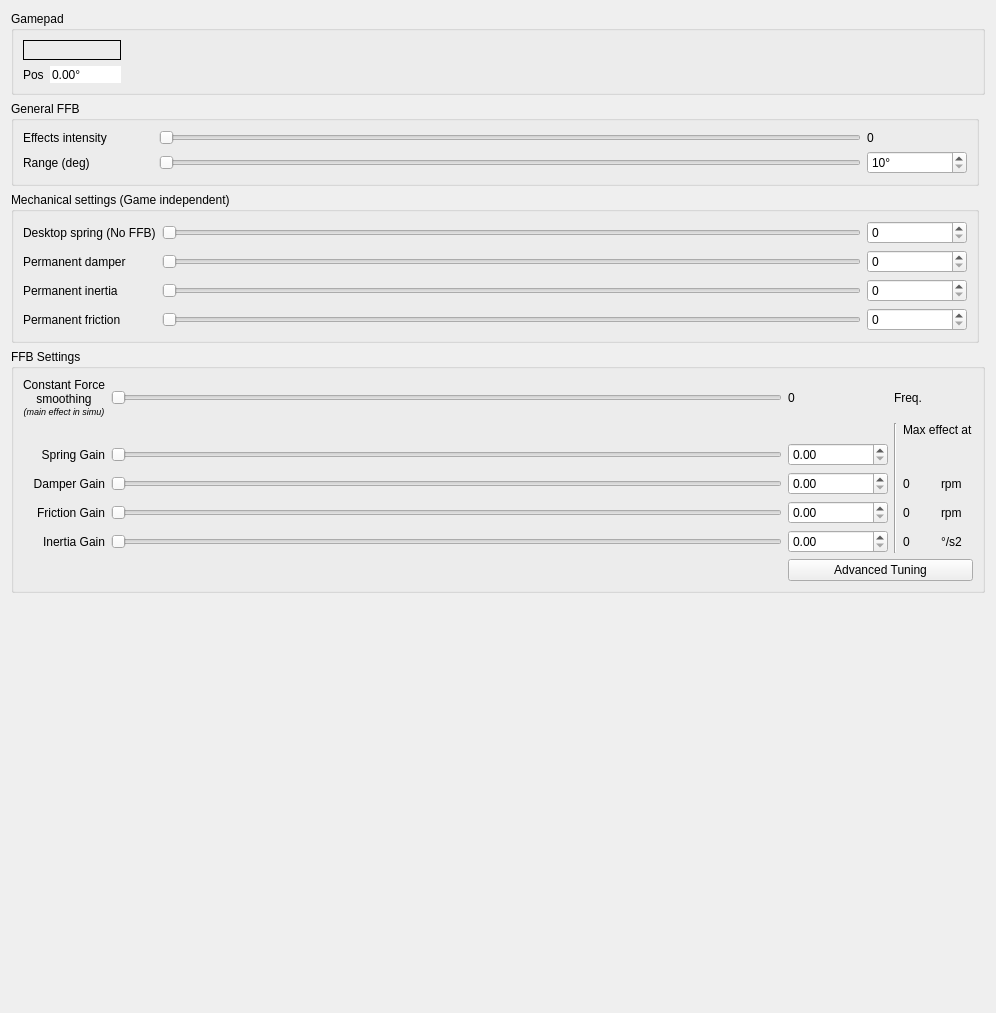
<?xml version="1.0" encoding="UTF-8"?>
<ui version="4.0">
 <class>Form</class>
 <widget class="QWidget" name="Form">
  <property name="geometry">
   <rect>
    <x>0</x>
    <y>0</y>
    <width>996</width>
    <height>1013</height>
   </rect>
  </property>
  <property name="windowTitle">
   <string>Form</string>
  </property>
  <layout class="QGridLayout" name="gridLayout_5">
   <item row="0" column="0" colspan="2">
    <widget class="QGroupBox" name="groupBox_3">
     <property name="sizePolicy">
      <sizepolicy hsizetype="Preferred" vsizetype="Maximum">
       <horstretch>0</horstretch>
       <verstretch>1</verstretch>
      </sizepolicy>
     </property>
     <property name="title">
      <string>Gamepad</string>
     </property>
     <layout class="QGridLayout" name="gridLayout">
      <item row="0" column="0">
       <widget class="QLabel" name="label">
        <property name="sizePolicy">
         <sizepolicy hsizetype="Fixed" vsizetype="Fixed">
          <horstretch>0</horstretch>
          <verstretch>0</verstretch>
         </sizepolicy>
        </property>
        <property name="maximumSize">
         <size>
          <width>120</width>
          <height>120</height>
         </size>
        </property>
        <property name="frameShape">
         <enum>QFrame::Shape::Box</enum>
        </property>
        <property name="text">
         <string/>
        </property>
        <property name="pixmap">
         <pixmap>wheel.jpg</pixmap>
        </property>
        <property name="scaledContents">
         <bool>true</bool>
        </property>
        <property name="alignment">
         <set>Qt::AlignmentFlag::AlignBottom|Qt::AlignmentFlag::AlignHCenter</set>
        </property>
       </widget>
      </item>
      <item row="0" column="1">
       <spacer name="horizontalSpacer">
        <property name="orientation">
         <enum>Qt::Orientation::Horizontal</enum>
        </property>
        <property name="sizeHint" stdset="0">
         <size>
          <width>40</width>
          <height>20</height>
         </size>
        </property>
       </spacer>
      </item>
      <item row="1" column="0">
       <layout class="QHBoxLayout" name="horizontalLayout">
        <item>
         <widget class="QLabel" name="label_15">
          <property name="text">
           <string>Pos</string>
          </property>
         </widget>
        </item>
        <item>
         <widget class="QDoubleSpinBox" name="doubleSpinBox_curdeg">
          <property name="enabled">
           <bool>true</bool>
          </property>
          <property name="sizePolicy">
           <sizepolicy hsizetype="Minimum" vsizetype="Preferred">
            <horstretch>0</horstretch>
            <verstretch>0</verstretch>
           </sizepolicy>
          </property>
          <property name="maximumSize">
           <size>
            <width>90</width>
            <height>16777215</height>
           </size>
          </property>
          <property name="frame">
           <bool>false</bool>
          </property>
          <property name="readOnly">
           <bool>true</bool>
          </property>
          <property name="buttonSymbols">
           <enum>QAbstractSpinBox::ButtonSymbols::NoButtons</enum>
          </property>
          <property name="keyboardTracking">
           <bool>false</bool>
          </property>
          <property name="prefix">
           <string/>
          </property>
          <property name="suffix">
           <string>°</string>
          </property>
          <property name="minimum">
           <double>-9223372036854775808.000000000000000</double>
          </property>
          <property name="maximum">
           <double>9223372036854775808.000000000000000</double>
          </property>
          <property name="value">
           <double>0.000000000000000</double>
          </property>
         </widget>
        </item>
       </layout>
      </item>
     </layout>
    </widget>
   </item>
   <item row="5" column="0" colspan="2">
    <spacer name="verticalSpacer">
     <property name="orientation">
      <enum>Qt::Orientation::Vertical</enum>
     </property>
     <property name="sizeHint" stdset="0">
      <size>
       <width>20</width>
       <height>40</height>
      </size>
     </property>
    </spacer>
   </item>
   <item row="3" column="0" rowspan="2" colspan="2">
    <widget class="QGroupBox" name="groupBox_2">
     <property name="sizePolicy">
      <sizepolicy hsizetype="Preferred" vsizetype="Preferred">
       <horstretch>0</horstretch>
       <verstretch>0</verstretch>
      </sizepolicy>
     </property>
     <property name="title">
      <string>FFB Settings</string>
     </property>
     <layout class="QGridLayout" name="gridLayout_2">
      <item row="5" column="3">
       <widget class="QSlider" name="horizontalSlider_inertia">
        <property name="toolTip">
         <string>&lt;html&gt;&lt;head/&gt;&lt;body&gt;&lt;p&gt;Intensity of inertia effect&lt;/p&gt;&lt;/body&gt;&lt;/html&gt;</string>
        </property>
        <property name="maximum">
         <number>255</number>
        </property>
        <property name="pageStep">
         <number>4</number>
        </property>
        <property name="value">
         <number>0</number>
        </property>
        <property name="sliderPosition">
         <number>0</number>
        </property>
        <property name="orientation">
         <enum>Qt::Orientation::Horizontal</enum>
        </property>
       </widget>
      </item>
      <item row="4" column="0">
       <widget class="QLabel" name="label_12">
        <property name="toolTip">
         <string>&lt;html&gt;&lt;head/&gt;&lt;body&gt;&lt;p&gt;Intensity of friction effect&lt;/p&gt;&lt;/body&gt;&lt;/html&gt;</string>
        </property>
        <property name="frameShape">
         <enum>QFrame::Shape::NoFrame</enum>
        </property>
        <property name="frameShadow">
         <enum>QFrame::Shadow::Raised</enum>
        </property>
        <property name="text">
         <string>Friction Gain</string>
        </property>
        <property name="alignment">
         <set>Qt::AlignmentFlag::AlignRight|Qt::AlignmentFlag::AlignTrailing|Qt::AlignmentFlag::AlignVCenter</set>
        </property>
       </widget>
      </item>
      <item row="2" column="3">
       <widget class="QSlider" name="horizontalSlider_spring">
        <property name="toolTip">
         <string>&lt;html&gt;&lt;head/&gt;&lt;body&gt;&lt;p&gt;Intensity of spring effects&lt;/p&gt;&lt;/body&gt;&lt;/html&gt;</string>
        </property>
        <property name="maximum">
         <number>255</number>
        </property>
        <property name="pageStep">
         <number>4</number>
        </property>
        <property name="value">
         <number>0</number>
        </property>
        <property name="sliderPosition">
         <number>0</number>
        </property>
        <property name="orientation">
         <enum>Qt::Orientation::Horizontal</enum>
        </property>
       </widget>
      </item>
      <item row="4" column="7">
       <widget class="QLabel" name="label_4">
        <property name="text">
         <string>rpm</string>
        </property>
       </widget>
      </item>
      <item row="5" column="0">
       <widget class="QLabel" name="label_7">
        <property name="toolTip">
         <string>&lt;html&gt;&lt;head/&gt;&lt;body&gt;&lt;p&gt;Intensity of inertia effects&lt;/p&gt;&lt;/body&gt;&lt;/html&gt;</string>
        </property>
        <property name="frameShape">
         <enum>QFrame::Shape::NoFrame</enum>
        </property>
        <property name="frameShadow">
         <enum>QFrame::Shadow::Raised</enum>
        </property>
        <property name="text">
         <string>Inertia Gain</string>
        </property>
        <property name="alignment">
         <set>Qt::AlignmentFlag::AlignRight|Qt::AlignmentFlag::AlignTrailing|Qt::AlignmentFlag::AlignVCenter</set>
        </property>
       </widget>
      </item>
      <item row="1" column="6" colspan="2">
       <widget class="QLabel" name="label_8">
        <property name="text">
         <string>Max effect at</string>
        </property>
       </widget>
      </item>
      <item row="3" column="3">
       <widget class="QSlider" name="horizontalSlider_damper">
        <property name="toolTip">
         <string>&lt;html&gt;&lt;head/&gt;&lt;body&gt;&lt;p&gt;Centering force when FFB is inactive&lt;/p&gt;&lt;/body&gt;&lt;/html&gt;</string>
        </property>
        <property name="maximum">
         <number>255</number>
        </property>
        <property name="pageStep">
         <number>4</number>
        </property>
        <property name="value">
         <number>0</number>
        </property>
        <property name="sliderPosition">
         <number>0</number>
        </property>
        <property name="orientation">
         <enum>Qt::Orientation::Horizontal</enum>
        </property>
       </widget>
      </item>
      <item row="2" column="4">
       <widget class="QDoubleSpinBox" name="doubleSpinBox_spring">
        <property name="minimumSize">
         <size>
          <width>100</width>
          <height>0</height>
         </size>
        </property>
        <property name="keyboardTracking">
         <bool>false</bool>
        </property>
        <property name="decimals">
         <number>2</number>
        </property>
        <property name="maximum">
         <double>4.000000000000000</double>
        </property>
        <property name="singleStep">
         <double>0.010000000000000</double>
        </property>
       </widget>
      </item>
      <item row="4" column="4">
       <widget class="QDoubleSpinBox" name="doubleSpinBox_friction">
        <property name="minimumSize">
         <size>
          <width>100</width>
          <height>0</height>
         </size>
        </property>
        <property name="keyboardTracking">
         <bool>false</bool>
        </property>
        <property name="maximum">
         <double>2.000000000000000</double>
        </property>
        <property name="singleStep">
         <double>0.010000000000000</double>
        </property>
       </widget>
      </item>
      <item row="3" column="6">
       <widget class="QLabel" name="label_damper_rpm">
        <property name="text">
         <string>0</string>
        </property>
       </widget>
      </item>
      <item row="2" column="0">
       <widget class="QLabel" name="label_9">
        <property name="toolTip">
         <string>&lt;html&gt;&lt;head/&gt;&lt;body&gt;&lt;p&gt;Intensity of spring effects&lt;/p&gt;&lt;/body&gt;&lt;/html&gt;</string>
        </property>
        <property name="frameShape">
         <enum>QFrame::Shape::NoFrame</enum>
        </property>
        <property name="frameShadow">
         <enum>QFrame::Shadow::Raised</enum>
        </property>
        <property name="text">
         <string>Spring Gain</string>
        </property>
        <property name="alignment">
         <set>Qt::AlignmentFlag::AlignRight|Qt::AlignmentFlag::AlignTrailing|Qt::AlignmentFlag::AlignVCenter</set>
        </property>
       </widget>
      </item>
      <item row="3" column="4">
       <widget class="QDoubleSpinBox" name="doubleSpinBox_damper">
        <property name="minimumSize">
         <size>
          <width>100</width>
          <height>0</height>
         </size>
        </property>
        <property name="keyboardTracking">
         <bool>false</bool>
        </property>
        <property name="maximum">
         <double>2.000000000000000</double>
        </property>
        <property name="singleStep">
         <double>0.010000000000000</double>
        </property>
       </widget>
      </item>
      <item row="1" column="5" rowspan="5">
       <widget class="Line" name="line_2">
        <property name="orientation">
         <enum>Qt::Orientation::Vertical</enum>
        </property>
       </widget>
      </item>
      <item row="3" column="7">
       <widget class="QLabel" name="label_3">
        <property name="text">
         <string>rpm</string>
        </property>
       </widget>
      </item>
      <item row="3" column="0">
       <widget class="QLabel" name="label_10">
        <property name="toolTip">
         <string>&lt;html&gt;&lt;head/&gt;&lt;body&gt;&lt;p&gt;Intensity of damper effect to smooth out acceleration spikes.&lt;/p&gt;&lt;/body&gt;&lt;/html&gt;</string>
        </property>
        <property name="frameShape">
         <enum>QFrame::Shape::NoFrame</enum>
        </property>
        <property name="frameShadow">
         <enum>QFrame::Shadow::Raised</enum>
        </property>
        <property name="text">
         <string>Damper Gain</string>
        </property>
        <property name="alignment">
         <set>Qt::AlignmentFlag::AlignRight|Qt::AlignmentFlag::AlignTrailing|Qt::AlignmentFlag::AlignVCenter</set>
        </property>
       </widget>
      </item>
      <item row="0" column="0">
       <widget class="QLabel" name="label_5">
        <property name="toolTip">
         <string>&lt;html&gt;&lt;head/&gt;&lt;body&gt;&lt;p&gt;Lowpass filter for constant force effect.&lt;/p&gt;&lt;p&gt;Applies only to the CF effect (usually covers all physics based forces for most games) and interpolated between updates.&lt;/p&gt;&lt;p&gt;Use this filter to tune between sharp and smooth forces and to reduce noise. &lt;br/&gt;Frequency should be lower than games FFB update speed.&lt;/p&gt;&lt;/body&gt;&lt;/html&gt;</string>
        </property>
        <property name="frameShape">
         <enum>QFrame::Shape::NoFrame</enum>
        </property>
        <property name="frameShadow">
         <enum>QFrame::Shadow::Raised</enum>
        </property>
        <property name="lineWidth">
         <number>1</number>
        </property>
        <property name="midLineWidth">
         <number>1</number>
        </property>
        <property name="text">
         <string>&lt;html&gt;&lt;head/&gt;&lt;body&gt;&lt;p&gt;Constant Force&lt;br/&gt;smoothing&lt;br/&gt;&lt;span style=&quot; font-size:7pt; font-style:italic;&quot;&gt;(main effect in simu)&lt;/span&gt;&lt;/p&gt;&lt;/body&gt;&lt;/html&gt;</string>
        </property>
        <property name="scaledContents">
         <bool>true</bool>
        </property>
        <property name="alignment">
         <set>Qt::AlignmentFlag::AlignCenter</set>
        </property>
       </widget>
      </item>
      <item row="4" column="6">
       <widget class="QLabel" name="label_friction_rpm">
        <property name="text">
         <string>0</string>
        </property>
       </widget>
      </item>
      <item row="6" column="4" colspan="4">
       <widget class="QPushButton" name="pushButton_advanced_tuning">
        <property name="text">
         <string>Advanced Tuning</string>
        </property>
       </widget>
      </item>
      <item row="4" column="3">
       <widget class="QSlider" name="horizontalSlider_friction">
        <property name="toolTip">
         <string>&lt;html&gt;&lt;head/&gt;&lt;body&gt;&lt;p&gt;Intensity of friction effects&lt;/p&gt;&lt;/body&gt;&lt;/html&gt;</string>
        </property>
        <property name="minimum">
         <number>0</number>
        </property>
        <property name="maximum">
         <number>255</number>
        </property>
        <property name="pageStep">
         <number>4</number>
        </property>
        <property name="value">
         <number>0</number>
        </property>
        <property name="sliderPosition">
         <number>0</number>
        </property>
        <property name="orientation">
         <enum>Qt::Orientation::Horizontal</enum>
        </property>
       </widget>
      </item>
      <item row="5" column="4">
       <widget class="QDoubleSpinBox" name="doubleSpinBox_inertia">
        <property name="minimumSize">
         <size>
          <width>100</width>
          <height>0</height>
         </size>
        </property>
        <property name="keyboardTracking">
         <bool>false</bool>
        </property>
        <property name="maximum">
         <double>2.000000000000000</double>
        </property>
        <property name="singleStep">
         <double>0.010000000000000</double>
        </property>
       </widget>
      </item>
      <item row="5" column="7">
       <widget class="QLabel" name="label_6">
        <property name="text">
         <string>°/s2</string>
        </property>
       </widget>
      </item>
      <item row="5" column="6">
       <widget class="QLabel" name="label_accel">
        <property name="text">
         <string>0</string>
        </property>
       </widget>
      </item>
      <item row="0" column="4">
       <widget class="QLabel" name="label_cffilter">
        <property name="text">
         <string>0</string>
        </property>
       </widget>
      </item>
      <item row="0" column="3">
       <widget class="QSlider" name="horizontalSlider_cffilter">
        <property name="toolTip">
         <string>&lt;html&gt;&lt;head/&gt;&lt;body&gt;&lt;p&gt;Lowpass filter frequency for constant force effect.&lt;/p&gt;&lt;p&gt;Applies only to the CF effect (usually covers all physics based forces for most games) and interpolated between updates.&lt;/p&gt;&lt;p&gt;Use this filter to tune between sharp and smooth forces and to reduce noise. &lt;br/&gt;Should be lower than games FFB update speed.&lt;/p&gt;&lt;/body&gt;&lt;/html&gt;</string>
        </property>
        <property name="minimum">
         <number>10</number>
        </property>
        <property name="maximum">
         <number>500</number>
        </property>
        <property name="pageStep">
         <number>4</number>
        </property>
        <property name="value">
         <number>10</number>
        </property>
        <property name="sliderPosition">
         <number>10</number>
        </property>
        <property name="orientation">
         <enum>Qt::Orientation::Horizontal</enum>
        </property>
       </widget>
      </item>
      <item row="0" column="5" colspan="3">
       <widget class="QLabel" name="label_11">
        <property name="toolTip">
         <string>&lt;html&gt;&lt;head/&gt;&lt;body&gt;&lt;p&gt;Lowpass filter frequency for constant force effect.&lt;/p&gt;&lt;p&gt;Applies only to the CF effect (usually covers all physics based forces for most games) and interpolated between updates.&lt;/p&gt;&lt;p&gt;Use this filter to tune between sharp and smooth forces and to reduce noise. &lt;br/&gt;Should be lower than games FFB update speed.&lt;/p&gt;&lt;/body&gt;&lt;/html&gt;</string>
        </property>
        <property name="text">
         <string>Freq.</string>
        </property>
       </widget>
      </item>
     </layout>
    </widget>
   </item>
   <item row="2" column="0">
    <widget class="QGroupBox" name="groupBox_4">
     <property name="title">
      <string>Mechanical settings (Game independent)</string>
     </property>
     <layout class="QGridLayout" name="gridLayout_6" columnminimumwidth="130,0,0">
      <item row="0" column="0">
       <widget class="QLabel" name="label_17">
        <property name="toolTip">
         <string>&lt;html&gt;&lt;head/&gt;&lt;body&gt;&lt;p&gt;Centering force when FFB is inactive.&lt;/p&gt;&lt;p&gt;Turned off when game effects takes place&lt;/p&gt;&lt;/body&gt;&lt;/html&gt;</string>
        </property>
        <property name="text">
         <string>Desktop spring (No FFB)</string>
        </property>
       </widget>
      </item>
      <item row="0" column="1">
       <widget class="QSlider" name="horizontalSlider_idle">
        <property name="toolTip">
         <string>&lt;html&gt;&lt;head/&gt;&lt;body&gt;&lt;p&gt;Centering force when FFB is inactive&lt;/p&gt;&lt;/body&gt;&lt;/html&gt;</string>
        </property>
        <property name="maximum">
         <number>255</number>
        </property>
        <property name="value">
         <number>0</number>
        </property>
        <property name="sliderPosition">
         <number>0</number>
        </property>
        <property name="orientation">
         <enum>Qt::Orientation::Horizontal</enum>
        </property>
       </widget>
      </item>
      <item row="0" column="2">
       <widget class="QSpinBox" name="spinBox_idlespring">
        <property name="minimumSize">
         <size>
          <width>100</width>
          <height>0</height>
         </size>
        </property>
        <property name="keyboardTracking">
         <bool>false</bool>
        </property>
        <property name="suffix">
         <string/>
        </property>
        <property name="prefix">
         <string/>
        </property>
        <property name="maximum">
         <number>255</number>
        </property>
       </widget>
      </item>
      <item row="1" column="0">
       <widget class="QLabel" name="label_damper">
        <property name="toolTip">
         <string>&lt;html&gt;&lt;head/&gt;&lt;body&gt;&lt;p&gt;Independent damper is an always on damper effect to smooth out acceleration spikes.&lt;/p&gt;&lt;/body&gt;&lt;/html&gt;</string>
        </property>
        <property name="text">
         <string>Permanent damper</string>
        </property>
       </widget>
      </item>
      <item row="1" column="1">
       <widget class="QSlider" name="horizontalSlider_damper_2">
        <property name="toolTip">
         <string>&lt;html&gt;&lt;head/&gt;&lt;body&gt;&lt;p&gt;Independent damper is an always on damper effect to smooth out acceleration spikes&lt;/p&gt;&lt;/body&gt;&lt;/html&gt;</string>
        </property>
        <property name="maximum">
         <number>255</number>
        </property>
        <property name="orientation">
         <enum>Qt::Orientation::Horizontal</enum>
        </property>
       </widget>
      </item>
      <item row="1" column="2">
       <widget class="QSpinBox" name="spinBox_damper">
        <property name="minimumSize">
         <size>
          <width>100</width>
          <height>0</height>
         </size>
        </property>
        <property name="keyboardTracking">
         <bool>false</bool>
        </property>
        <property name="maximum">
         <number>255</number>
        </property>
       </widget>
      </item>
      <item row="2" column="0">
       <widget class="QLabel" name="label_inertia">
        <property name="text">
         <string>Permanent inertia</string>
        </property>
       </widget>
      </item>
      <item row="2" column="1">
       <widget class="QSlider" name="horizontalSlider_inertia_2">
        <property name="maximum">
         <number>255</number>
        </property>
        <property name="orientation">
         <enum>Qt::Orientation::Horizontal</enum>
        </property>
       </widget>
      </item>
      <item row="2" column="2">
       <widget class="QSpinBox" name="spinBox_inertia">
        <property name="minimumSize">
         <size>
          <width>100</width>
          <height>0</height>
         </size>
        </property>
        <property name="maximum">
         <number>255</number>
        </property>
       </widget>
      </item>
      <item row="3" column="0">
       <widget class="QLabel" name="label_friction">
        <property name="text">
         <string>Permanent friction</string>
        </property>
       </widget>
      </item>
      <item row="3" column="1">
       <widget class="QSlider" name="horizontalSlider_friction_2">
        <property name="maximum">
         <number>255</number>
        </property>
        <property name="orientation">
         <enum>Qt::Orientation::Horizontal</enum>
        </property>
       </widget>
      </item>
      <item row="3" column="2">
       <widget class="QSpinBox" name="spinBox_friction">
        <property name="minimumSize">
         <size>
          <width>100</width>
          <height>0</height>
         </size>
        </property>
        <property name="maximum">
         <number>255</number>
        </property>
       </widget>
      </item>
     </layout>
    </widget>
   </item>
   <item row="1" column="0">
    <widget class="QGroupBox" name="groupBox_values_2">
     <property name="sizePolicy">
      <sizepolicy hsizetype="Preferred" vsizetype="Preferred">
       <horstretch>0</horstretch>
       <verstretch>0</verstretch>
      </sizepolicy>
     </property>
     <property name="title">
      <string>General FFB</string>
     </property>
     <layout class="QGridLayout" name="gridLayout_4" columnminimumwidth="130,0,0">
      <item row="0" column="0">
       <widget class="QLabel" name="label_21">
        <property name="toolTip">
         <string>&lt;html&gt;&lt;head/&gt;&lt;body&gt;&lt;p&gt;Intensity of the effects used by the force feedback effects from the game.&lt;/p&gt;&lt;p&gt;It defines the peak torque of the motor.&lt;/p&gt;&lt;/body&gt;&lt;/html&gt;</string>
        </property>
        <property name="text">
         <string>Effects intensity</string>
        </property>
       </widget>
      </item>
      <item row="0" column="1">
       <widget class="QSlider" name="horizontalSlider_fxratio">
        <property name="toolTip">
         <string>&lt;html&gt;&lt;head/&gt;&lt;body&gt;&lt;p&gt;High = Effects and endstop have the same peak torque. Low = effect peak is reduced to make endstop more prominent&lt;/p&gt;&lt;/body&gt;&lt;/html&gt;</string>
        </property>
        <property name="minimum">
         <number>102</number>
        </property>
        <property name="maximum">
         <number>255</number>
        </property>
        <property name="value">
         <number>102</number>
        </property>
        <property name="sliderPosition">
         <number>102</number>
        </property>
        <property name="orientation">
         <enum>Qt::Orientation::Horizontal</enum>
        </property>
       </widget>
      </item>
      <item row="0" column="2">
       <widget class="QLabel" name="label_fxratio">
        <property name="sizePolicy">
         <sizepolicy hsizetype="Minimum" vsizetype="Preferred">
          <horstretch>0</horstretch>
          <verstretch>0</verstretch>
         </sizepolicy>
        </property>
        <property name="text">
         <string>0</string>
        </property>
       </widget>
      </item>
      <item row="1" column="0">
       <widget class="QLabel" name="label_18">
        <property name="toolTip">
         <string>&lt;html&gt;&lt;head/&gt;&lt;body&gt;&lt;p&gt;Degrees of rotation&lt;/p&gt;&lt;/body&gt;&lt;/html&gt;</string>
        </property>
        <property name="text">
         <string>Range (deg)</string>
        </property>
       </widget>
      </item>
      <item row="1" column="1">
       <widget class="QSlider" name="horizontalSlider_degrees">
        <property name="minimum">
         <number>10</number>
        </property>
        <property name="maximum">
         <number>1440</number>
        </property>
        <property name="singleStep">
         <number>10</number>
        </property>
        <property name="value">
         <number>10</number>
        </property>
        <property name="orientation">
         <enum>Qt::Orientation::Horizontal</enum>
        </property>
       </widget>
      </item>
      <item row="1" column="2">
       <widget class="QSpinBox" name="spinBox_range">
        <property name="minimumSize">
         <size>
          <width>100</width>
          <height>0</height>
         </size>
        </property>
        <property name="keyboardTracking">
         <bool>false</bool>
        </property>
        <property name="suffix">
         <string>°</string>
        </property>
        <property name="minimum">
         <number>10</number>
        </property>
        <property name="maximum">
         <number>32767</number>
        </property>
        <property name="singleStep">
         <number>10</number>
        </property>
       </widget>
      </item>
     </layout>
    </widget>
   </item>
  </layout>
 </widget>
 <resources/>
 <connections/>
</ui>
